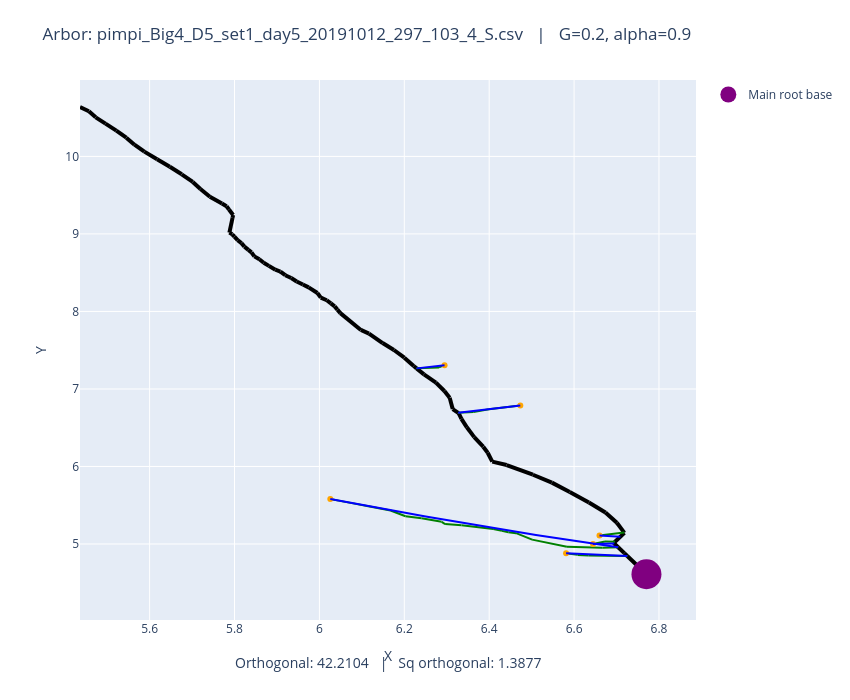

The notebook cell this image was saved under:
### Code cell
fname = "pimpi_Big4_D5_set1_day5_20191012_297_103_4_S.csv"
plot_arbors(fname, 0.2, 0.9)

### Figure 1 — Plotly figure (JSON) as saved in the notebook; plotly's stock layout.template omitted (floating-point values rounded to 4 significant figures)
{"data": [{"line": {"color": "black", "width": 4}, "mode": "lines", "showlegend": false, "type": "scatter", "x": [6.77, 6.725], "y": [4.61, 4.846]}, {"line": {"color": "black", "width": 4}, "mode": "lines", "showlegend": false, "type": "scatter", "x": [6.725, 6.718], "y": [4.846, 4.882]}, {"line": {"color": "black", "width": 4}, "mode": "lines", "showlegend": false, "type": "scatter", "x": [6.718, 6.704], "y": [4.882, 4.958]}, {"line": {"color": "black", "width": 4}, "mode": "lines", "showlegend": false, "type": "scatter", "x": [6.704, 6.693], "y": [4.958, 5.013]}, {"line": {"color": "black", "width": 4}, "mode": "lines", "showlegend": false, "type": "scatter", "x": [6.693, 6.696], "y": [5.013, 5.029]}, {"line": {"color": "black", "width": 4}, "mode": "lines", "showlegend": false, "type": "scatter", "x": [6.696, 6.719], "y": [5.029, 5.144]}, {"line": {"color": "black", "width": 4}, "mode": "lines", "showlegend": false, "type": "scatter", "x": [6.719, 6.718], "y": [5.144, 5.147]}, {"line": {"color": "black", "width": 4}, "mode": "lines", "showlegend": false, "type": "scatter", "x": [6.718, 6.701], "y": [5.147, 5.274]}, {"line": {"color": "black", "width": 4}, "mode": "lines", "showlegend": false, "type": "scatter", "x": [6.701, 6.674], "y": [5.274, 5.406]}, {"line": {"color": "black", "width": 4}, "mode": "lines", "showlegend": false, "type": "scatter", "x": [6.674, 6.635], "y": [5.406, 5.536]}, {"line": {"color": "black", "width": 4}, "mode": "lines", "showlegend": false, "type": "scatter", "x": [6.635, 6.59], "y": [5.536, 5.672]}, {"line": {"color": "black", "width": 4}, "mode": "lines", "showlegend": false, "type": "scatter", "x": [6.59, 6.548], "y": [5.672, 5.792]}, {"line": {"color": "black", "width": 4}, "mode": "lines", "showlegend": false, "type": "scatter", "x": [6.548, 6.503], "y": [5.792, 5.894]}, {"line": {"color": "black", "width": 4}, "mode": "lines", "showlegend": false, "type": "scatter", "x": [6.503, 6.441], "y": [5.894, 6.019]}, {"line": {"color": "black", "width": 4}, "mode": "lines", "showlegend": false, "type": "scatter", "x": [6.441, 6.407], "y": [6.019, 6.063]}, {"line": {"color": "black", "width": 4}, "mode": "lines", "showlegend": false, "type": "scatter", "x": [6.407, 6.396], "y": [6.063, 6.177]}, {"line": {"color": "black", "width": 4}, "mode": "lines", "showlegend": false, "type": "scatter", "x": [6.396, 6.386], "y": [6.177, 6.255]}, {"line": {"color": "black", "width": 4}, "mode": "lines", "showlegend": false, "type": "scatter", "x": [6.386, 6.365], "y": [6.255, 6.379]}, {"line": {"color": "black", "width": 4}, "mode": "lines", "showlegend": false, "type": "scatter", "x": [6.365, 6.347], "y": [6.379, 6.505]}, {"line": {"color": "black", "width": 4}, "mode": "lines", "showlegend": false, "type": "scatter", "x": [6.347, 6.335], "y": [6.505, 6.615]}, {"line": {"color": "black", "width": 4}, "mode": "lines", "showlegend": false, "type": "scatter", "x": [6.335, 6.328], "y": [6.615, 6.688]}, {"line": {"color": "black", "width": 4}, "mode": "lines", "showlegend": false, "type": "scatter", "x": [6.328, 6.327], "y": [6.688, 6.692]}, {"line": {"color": "black", "width": 4}, "mode": "lines", "showlegend": false, "type": "scatter", "x": [6.327, 6.314], "y": [6.692, 6.741]}, {"line": {"color": "black", "width": 4}, "mode": "lines", "showlegend": false, "type": "scatter", "x": [6.314, 6.307], "y": [6.741, 6.888]}, {"line": {"color": "black", "width": 4}, "mode": "lines", "showlegend": false, "type": "scatter", "x": [6.307, 6.294], "y": [6.888, 6.973]}, {"line": {"color": "black", "width": 4}, "mode": "lines", "showlegend": false, "type": "scatter", "x": [6.294, 6.275], "y": [6.973, 7.082]}, {"line": {"color": "black", "width": 4}, "mode": "lines", "showlegend": false, "type": "scatter", "x": [6.275, 6.246], "y": [7.082, 7.188]}, {"line": {"color": "black", "width": 4}, "mode": "lines", "showlegend": false, "type": "scatter", "x": [6.246, 6.229], "y": [7.188, 7.266]}, {"line": {"color": "black", "width": 4}, "mode": "lines", "showlegend": false, "type": "scatter", "x": [6.229, 6.222], "y": [7.266, 7.296]}, {"line": {"color": "black", "width": 4}, "mode": "lines", "showlegend": false, "type": "scatter", "x": [6.222, 6.2], "y": [7.296, 7.404]}, {"line": {"color": "black", "width": 4}, "mode": "lines", "showlegend": false, "type": "scatter", "x": [6.2, 6.176], "y": [7.404, 7.502]}, {"line": {"color": "black", "width": 4}, "mode": "lines", "showlegend": false, "type": "scatter", "x": [6.176, 6.149], "y": [7.502, 7.592]}, {"line": {"color": "black", "width": 4}, "mode": "lines", "showlegend": false, "type": "scatter", "x": [6.149, 6.117], "y": [7.592, 7.715]}, {"line": {"color": "black", "width": 4}, "mode": "lines", "showlegend": false, "type": "scatter", "x": [6.117, 6.098], "y": [7.715, 7.761]}, {"line": {"color": "black", "width": 4}, "mode": "lines", "showlegend": false, "type": "scatter", "x": [6.098, 6.049], "y": [7.761, 7.978]}, {"line": {"color": "black", "width": 4}, "mode": "lines", "showlegend": false, "type": "scatter", "x": [6.049, 6.042], "y": [7.978, 8.023]}, {"line": {"color": "black", "width": 4}, "mode": "lines", "showlegend": false, "type": "scatter", "x": [6.042, 6.036], "y": [8.023, 8.065]}, {"line": {"color": "black", "width": 4}, "mode": "lines", "showlegend": false, "type": "scatter", "x": [6.036, 6.027], "y": [8.065, 8.104]}, {"line": {"color": "black", "width": 4}, "mode": "lines", "showlegend": false, "type": "scatter", "x": [6.027, 6.017], "y": [8.104, 8.145]}, {"line": {"color": "black", "width": 4}, "mode": "lines", "showlegend": false, "type": "scatter", "x": [6.017, 6.003], "y": [8.145, 8.179]}, {"line": {"color": "black", "width": 4}, "mode": "lines", "showlegend": false, "type": "scatter", "x": [6.003, 5.995], "y": [8.179, 8.238]}, {"line": {"color": "black", "width": 4}, "mode": "lines", "showlegend": false, "type": "scatter", "x": [5.995, 5.975], "y": [8.238, 8.31]}, {"line": {"color": "black", "width": 4}, "mode": "lines", "showlegend": false, "type": "scatter", "x": [5.975, 5.961], "y": [8.31, 8.347]}, {"line": {"color": "black", "width": 4}, "mode": "lines", "showlegend": false, "type": "scatter", "x": [5.961, 5.946], "y": [8.347, 8.387]}, {"line": {"color": "black", "width": 4}, "mode": "lines", "showlegend": false, "type": "scatter", "x": [5.946, 5.934], "y": [8.387, 8.431]}, {"line": {"color": "black", "width": 4}, "mode": "lines", "showlegend": false, "type": "scatter", "x": [5.934, 5.92], "y": [8.431, 8.467]}, {"line": {"color": "black", "width": 4}, "mode": "lines", "showlegend": false, "type": "scatter", "x": [5.92, 5.908], "y": [8.467, 8.515]}, {"line": {"color": "black", "width": 4}, "mode": "lines", "showlegend": false, "type": "scatter", "x": [5.908, 5.896], "y": [8.515, 8.538]}, {"line": {"color": "black", "width": 4}, "mode": "lines", "showlegend": false, "type": "scatter", "x": [5.896, 5.881], "y": [8.538, 8.588]}, {"line": {"color": "black", "width": 4}, "mode": "lines", "showlegend": false, "type": "scatter", "x": [5.881, 5.869], "y": [8.588, 8.629]}, {"line": {"color": "black", "width": 4}, "mode": "lines", "showlegend": false, "type": "scatter", "x": [5.869, 5.859], "y": [8.629, 8.673]}, {"line": {"color": "black", "width": 4}, "mode": "lines", "showlegend": false, "type": "scatter", "x": [5.859, 5.847], "y": [8.673, 8.711]}, {"line": {"color": "black", "width": 4}, "mode": "lines", "showlegend": false, "type": "scatter", "x": [5.847, 5.84], "y": [8.711, 8.762]}, {"line": {"color": "black", "width": 4}, "mode": "lines", "showlegend": false, "type": "scatter", "x": [5.84, 5.833], "y": [8.762, 8.795]}, {"line": {"color": "black", "width": 4}, "mode": "lines", "showlegend": false, "type": "scatter", "x": [5.833, 5.823], "y": [8.795, 8.836]}, {"line": {"color": "black", "width": 4}, "mode": "lines", "showlegend": false, "type": "scatter", "x": [5.823, 5.816], "y": [8.836, 8.881]}, {"line": {"color": "black", "width": 4}, "mode": "lines", "showlegend": false, "type": "scatter", "x": [5.816, 5.807], "y": [8.881, 8.919]}, {"line": {"color": "black", "width": 4}, "mode": "lines", "showlegend": false, "type": "scatter", "x": [5.807, 5.8], "y": [8.919, 8.964]}, {"line": {"color": "black", "width": 4}, "mode": "lines", "showlegend": false, "type": "scatter", "x": [5.8, 5.795], "y": [8.964, 8.995]}, {"line": {"color": "black", "width": 4}, "mode": "lines", "showlegend": false, "type": "scatter", "x": [5.795, 5.788], "y": [8.995, 9.017]}, {"line": {"color": "black", "width": 4}, "mode": "lines", "showlegend": false, "type": "scatter", "x": [5.788, 5.795], "y": [9.017, 9.208]}, {"line": {"color": "black", "width": 4}, "mode": "lines", "showlegend": false, "type": "scatter", "x": [5.795, 5.797], "y": [9.208, 9.244]}, {"line": {"color": "black", "width": 4}, "mode": "lines", "showlegend": false, "type": "scatter", "x": [5.797, 5.787], "y": [9.244, 9.315]}, {"line": {"color": "black", "width": 4}, "mode": "lines", "showlegend": false, "type": "scatter", "x": [5.787, 5.781], "y": [9.315, 9.357]}, {"line": {"color": "black", "width": 4}, "mode": "lines", "showlegend": false, "type": "scatter", "x": [5.781, 5.77], "y": [9.357, 9.392]}, {"line": {"color": "black", "width": 4}, "mode": "lines", "showlegend": false, "type": "scatter", "x": [5.77, 5.742], "y": [9.392, 9.479]}, {"line": {"color": "black", "width": 4}, "mode": "lines", "showlegend": false, "type": "scatter", "x": [5.742, 5.72], "y": [9.479, 9.58]}, {"line": {"color": "black", "width": 4}, "mode": "lines", "showlegend": false, "type": "scatter", "x": [5.72, 5.702], "y": [9.58, 9.671]}, {"line": {"color": "black", "width": 4}, "mode": "lines", "showlegend": false, "type": "scatter", "x": [5.702, 5.676], "y": [9.671, 9.77]}, {"line": {"color": "black", "width": 4}, "mode": "lines", "showlegend": false, "type": "scatter", "x": [5.676, 5.648], "y": [9.77, 9.867]}, {"line": {"color": "black", "width": 4}, "mode": "lines", "showlegend": false, "type": "scatter", "x": [5.648, 5.618], "y": [9.867, 9.965]}, {"line": {"color": "black", "width": 4}, "mode": "lines", "showlegend": false, "type": "scatter", "x": [5.618, 5.588], "y": [9.965, 10.06]}, {"line": {"color": "black", "width": 4}, "mode": "lines", "showlegend": false, "type": "scatter", "x": [5.588, 5.564], "y": [10.06, 10.15]}, {"line": {"color": "black", "width": 4}, "mode": "lines", "showlegend": false, "type": "scatter", "x": [5.564, 5.545], "y": [10.15, 10.24]}, {"line": {"color": "black", "width": 4}, "mode": "lines", "showlegend": false, "type": "scatter", "x": [5.545, 5.522], "y": [10.24, 10.33]}, {"line": {"color": "black", "width": 4}, "mode": "lines", "showlegend": false, "type": "scatter", "x": [5.522, 5.496], "y": [10.33, 10.42]}, {"line": {"color": "black", "width": 4}, "mode": "lines", "showlegend": false, "type": "scatter", "x": [5.496, 5.473], "y": [10.42, 10.5]}, {"line": {"color": "black", "width": 4}, "mode": "lines", "showlegend": false, "type": "scatter", "x": [5.473, 5.457], "y": [10.5, 10.58]}, {"line": {"color": "black", "width": 4}, "mode": "lines", "showlegend": false, "type": "scatter", "x": [5.457, 5.436], "y": [10.58, 10.64]}, {"line": {"color": "green", "width": 2}, "mode": "lines", "showlegend": false, "type": "scatter", "x": [6.66, 6.717], "y": [5.109, 5.147]}, {"line": {"color": "green", "width": 2}, "mode": "lines", "showlegend": false, "type": "scatter", "x": [6.717, 6.718], "y": [5.147, 5.147]}, {"line": {"color": "green", "width": 2}, "mode": "lines", "showlegend": false, "type": "scatter", "x": [6.645, 6.673], "y": [5.001, 5.034]}, {"line": {"color": "green", "width": 2}, "mode": "lines", "showlegend": false, "type": "scatter", "x": [6.673, 6.696], "y": [5.034, 5.029]}, {"line": {"color": "green", "width": 2}, "mode": "lines", "showlegend": false, "type": "scatter", "x": [6.026, 6.045], "y": [5.581, 5.559]}, {"line": {"color": "green", "width": 2}, "mode": "lines", "showlegend": false, "type": "scatter", "x": [6.045, 6.08], "y": [5.559, 5.524]}, {"line": {"color": "green", "width": 2}, "mode": "lines", "showlegend": false, "type": "scatter", "x": [6.08, 6.115], "y": [5.524, 5.486]}, {"line": {"color": "green", "width": 2}, "mode": "lines", "showlegend": false, "type": "scatter", "x": [6.115, 6.168], "y": [5.486, 5.433]}, {"line": {"color": "green", "width": 2}, "mode": "lines", "showlegend": false, "type": "scatter", "x": [6.168, 6.203], "y": [5.433, 5.358]}, {"line": {"color": "green", "width": 2}, "mode": "lines", "showlegend": false, "type": "scatter", "x": [6.203, 6.241], "y": [5.358, 5.332]}, {"line": {"color": "green", "width": 2}, "mode": "lines", "showlegend": false, "type": "scatter", "x": [6.241, 6.288], "y": [5.332, 5.286]}, {"line": {"color": "green", "width": 2}, "mode": "lines", "showlegend": false, "type": "scatter", "x": [6.288, 6.296], "y": [5.286, 5.257]}, {"line": {"color": "green", "width": 2}, "mode": "lines", "showlegend": false, "type": "scatter", "x": [6.296, 6.335], "y": [5.257, 5.241]}, {"line": {"color": "green", "width": 2}, "mode": "lines", "showlegend": false, "type": "scatter", "x": [6.335, 6.41], "y": [5.241, 5.194]}, {"line": {"color": "green", "width": 2}, "mode": "lines", "showlegend": false, "type": "scatter", "x": [6.41, 6.43], "y": [5.194, 5.169]}, {"line": {"color": "green", "width": 2}, "mode": "lines", "showlegend": false, "type": "scatter", "x": [6.43, 6.445], "y": [5.169, 5.151]}, {"line": {"color": "green", "width": 2}, "mode": "lines", "showlegend": false, "type": "scatter", "x": [6.445, 6.463], "y": [5.151, 5.14]}, {"line": {"color": "green", "width": 2}, "mode": "lines", "showlegend": false, "type": "scatter", "x": [6.463, 6.501], "y": [5.14, 5.056]}, {"line": {"color": "green", "width": 2}, "mode": "lines", "showlegend": false, "type": "scatter", "x": [6.501, 6.583], "y": [5.056, 4.963]}, {"line": {"color": "green", "width": 2}, "mode": "lines", "showlegend": false, "type": "scatter", "x": [6.583, 6.667], "y": [4.963, 4.951]}, {"line": {"color": "green", "width": 2}, "mode": "lines", "showlegend": false, "type": "scatter", "x": [6.667, 6.704], "y": [4.951, 4.958]}, {"line": {"color": "green", "width": 2}, "mode": "lines", "showlegend": false, "type": "scatter", "x": [6.581, 6.608], "y": [4.88, 4.86]}, {"line": {"color": "green", "width": 2}, "mode": "lines", "showlegend": false, "type": "scatter", "x": [6.608, 6.634], "y": [4.86, 4.851]}, {"line": {"color": "green", "width": 2}, "mode": "lines", "showlegend": false, "type": "scatter", "x": [6.634, 6.72], "y": [4.851, 4.845]}, {"line": {"color": "green", "width": 2}, "mode": "lines", "showlegend": false, "type": "scatter", "x": [6.72, 6.725], "y": [4.845, 4.846]}, {"line": {"color": "green", "width": 2}, "mode": "lines", "showlegend": false, "type": "scatter", "x": [6.295, 6.282], "y": [7.307, 7.278]}, {"line": {"color": "green", "width": 2}, "mode": "lines", "showlegend": false, "type": "scatter", "x": [6.282, 6.229], "y": [7.278, 7.266]}, {"line": {"color": "green", "width": 2}, "mode": "lines", "showlegend": false, "type": "scatter", "x": [6.473, 6.399], "y": [6.788, 6.737]}, {"line": {"color": "green", "width": 2}, "mode": "lines", "showlegend": false, "type": "scatter", "x": [6.399, 6.363], "y": [6.737, 6.701]}, {"line": {"color": "green", "width": 2}, "mode": "lines", "showlegend": false, "type": "scatter", "x": [6.363, 6.327], "y": [6.701, 6.692]}, {"marker": {"color": "orange"}, "mode": "markers", "showlegend": false, "type": "scatter", "x": [6.66], "y": [5.109]}, {"marker": {"color": "orange"}, "mode": "markers", "showlegend": false, "type": "scatter", "x": [6.645], "y": [5.001]}, {"marker": {"color": "orange"}, "mode": "markers", "showlegend": false, "type": "scatter", "x": [6.026], "y": [5.581]}, {"marker": {"color": "orange"}, "mode": "markers", "showlegend": false, "type": "scatter", "x": [6.581], "y": [4.88]}, {"marker": {"color": "orange"}, "mode": "markers", "showlegend": false, "type": "scatter", "x": [6.295], "y": [7.307]}, {"marker": {"color": "orange"}, "mode": "markers", "showlegend": false, "type": "scatter", "x": [6.473], "y": [6.788]}, {"marker": {"color": "purple", "size": 30}, "mode": "markers", "name": "Main root base", "type": "scatter", "x": [6.77], "y": [4.61]}, {"line": {"color": "blue"}, "mode": "lines", "showlegend": false, "type": "scatter", "x": [6.66, 6.661, 6.662, 6.663, 6.664, 6.665, 6.666, 6.667, 6.668, 6.669, 6.67, 6.671, 6.672, 6.673, 6.674, 6.675, 6.676, 6.677, 6.678, 6.679, 6.68, 6.681, 6.682, 6.683, 6.684, 6.685, 6.686, 6.687, 6.688, 6.689, 6.69, 6.691, 6.692, 6.693, 6.694, 6.695, 6.696, 6.697, 6.698, 6.699, 6.7, 6.701, 6.702, 6.703, 6.704, 6.705, 6.706, 6.707, 6.708, 6.709], "y": [5.109, 5.109, 5.109, 5.108, 5.108, 5.108, 5.108, 5.107, 5.107, 5.107, 5.106, 5.106, 5.106, 5.105, 5.105, 5.105, 5.104, 5.104, 5.104, 5.104, 5.103, 5.103, 5.103, 5.102, 5.102, 5.102, 5.101, 5.101, 5.101, 5.101, 5.1, 5.1, 5.1, 5.099, 5.099, 5.099, 5.098, 5.098, 5.098, 5.098, 5.097, 5.097, 5.097, 5.096, 5.096, 5.096, 5.096, 5.095, 5.095, 5.095]}, {"line": {"color": "blue"}, "mode": "lines", "showlegend": false, "type": "scatter", "x": [6.645, 6.646, 6.647, 6.648, 6.649, 6.65, 6.651, 6.652, 6.653, 6.654, 6.655, 6.656, 6.657, 6.658, 6.659, 6.66, 6.661, 6.662, 6.663, 6.664, 6.665, 6.666, 6.667, 6.668, 6.669, 6.67, 6.671, 6.672, 6.673, 6.674, 6.675, 6.676, 6.677, 6.678, 6.679, 6.68, 6.681, 6.682, 6.683, 6.684, 6.686, 6.687, 6.688, 6.689, 6.69, 6.691, 6.692, 6.693, 6.694, 6.695], "y": [5.001, 5.001, 5.001, 5.001, 5.001, 5.001, 5.001, 5.001, 5.002, 5.002, 5.002, 5.002, 5.002, 5.002, 5.002, 5.002, 5.002, 5.002, 5.002, 5.003, 5.003, 5.003, 5.003, 5.003, 5.003, 5.003, 5.003, 5.003, 5.003, 5.003, 5.004, 5.004, 5.004, 5.004, 5.004, 5.004, 5.004, 5.004, 5.004, 5.004, 5.004, 5.005, 5.005, 5.005, 5.005, 5.005, 5.005, 5.005, 5.005, 5.005]}, {"line": {"color": "blue"}, "mode": "lines", "showlegend": false, "type": "scatter", "x": [6.026, 6.04, 6.053, 6.067, 6.081, 6.095, 6.109, 6.123, 6.136, 6.15, 6.164, 6.178, 6.192, 6.206, 6.219, 6.233, 6.247, 6.261, 6.275, 6.289, 6.302, 6.316, 6.33, 6.344, 6.358, 6.372, 6.386, 6.399, 6.413, 6.427, 6.441, 6.455, 6.469, 6.482, 6.496, 6.51, 6.524, 6.538, 6.552, 6.565, 6.579, 6.593, 6.607, 6.621, 6.635, 6.648, 6.662, 6.676, 6.69, 6.704], "y": [5.581, 5.567, 5.552, 5.538, 5.523, 5.509, 5.495, 5.481, 5.467, 5.453, 5.439, 5.425, 5.412, 5.398, 5.384, 5.371, 5.357, 5.344, 5.331, 5.318, 5.305, 5.292, 5.279, 5.266, 5.253, 5.24, 5.228, 5.215, 5.203, 5.19, 5.178, 5.166, 5.153, 5.141, 5.129, 5.117, 5.105, 5.094, 5.082, 5.07, 5.059, 5.047, 5.036, 5.024, 5.013, 5.002, 4.991, 4.98, 4.969, 4.958]}, {"line": {"color": "blue"}, "mode": "lines", "showlegend": false, "type": "scatter", "x": [6.581, 6.584, 6.587, 6.59, 6.593, 6.596, 6.599, 6.602, 6.605, 6.608, 6.611, 6.614, 6.616, 6.619, 6.622, 6.625, 6.628, 6.631, 6.634, 6.637, 6.64, 6.643, 6.646, 6.649, 6.652, 6.655, 6.658, 6.661, 6.664, 6.666, 6.669, 6.672, 6.675, 6.678, 6.681, 6.684, 6.687, 6.69, 6.693, 6.696, 6.699, 6.702, 6.705, 6.708, 6.711, 6.714, 6.716, 6.719, 6.722, 6.725], "y": [4.88, 4.879, 4.879, 4.878, 4.877, 4.876, 4.876, 4.875, 4.874, 4.873, 4.873, 4.872, 4.871, 4.87, 4.87, 4.869, 4.868, 4.867, 4.867, 4.866, 4.865, 4.864, 4.864, 4.863, 4.862, 4.862, 4.861, 4.86, 4.86, 4.859, 4.858, 4.857, 4.857, 4.856, 4.855, 4.855, 4.854, 4.853, 4.853, 4.852, 4.851, 4.851, 4.85, 4.85, 4.849, 4.848, 4.848, 4.847, 4.846, 4.846]}, {"line": {"color": "blue"}, "mode": "lines", "showlegend": false, "type": "scatter", "x": [6.229, 6.23, 6.232, 6.233, 6.234, 6.236, 6.237, 6.238, 6.24, 6.241, 6.242, 6.244, 6.245, 6.246, 6.248, 6.249, 6.25, 6.252, 6.253, 6.254, 6.256, 6.257, 6.258, 6.26, 6.261, 6.263, 6.264, 6.265, 6.267, 6.268, 6.269, 6.271, 6.272, 6.273, 6.275, 6.276, 6.277, 6.279, 6.28, 6.281, 6.283, 6.284, 6.285, 6.287, 6.288, 6.289, 6.291, 6.292, 6.293, 6.295], "y": [7.266, 7.266, 7.267, 7.268, 7.269, 7.27, 7.271, 7.271, 7.272, 7.273, 7.274, 7.275, 7.276, 7.277, 7.277, 7.278, 7.279, 7.28, 7.281, 7.282, 7.282, 7.283, 7.284, 7.285, 7.286, 7.287, 7.288, 7.288, 7.289, 7.29, 7.291, 7.292, 7.293, 7.294, 7.294, 7.295, 7.296, 7.297, 7.298, 7.299, 7.3, 7.3, 7.301, 7.302, 7.303, 7.304, 7.305, 7.306, 7.306, 7.307]}, {"line": {"color": "blue"}, "mode": "lines", "showlegend": false, "type": "scatter", "x": [6.327, 6.33, 6.333, 6.336, 6.339, 6.342, 6.345, 6.348, 6.351, 6.354, 6.357, 6.36, 6.363, 6.366, 6.369, 6.372, 6.375, 6.378, 6.381, 6.384, 6.387, 6.39, 6.393, 6.396, 6.399, 6.402, 6.405, 6.408, 6.411, 6.414, 6.417, 6.42, 6.423, 6.426, 6.429, 6.432, 6.435, 6.438, 6.441, 6.444, 6.446, 6.449, 6.452, 6.455, 6.458, 6.461, 6.464, 6.467, 6.47, 6.473], "y": [6.692, 6.694, 6.696, 6.697, 6.699, 6.701, 6.703, 6.705, 6.707, 6.709, 6.711, 6.713, 6.715, 6.717, 6.718, 6.72, 6.722, 6.724, 6.726, 6.728, 6.73, 6.732, 6.734, 6.736, 6.738, 6.74, 6.742, 6.744, 6.746, 6.748, 6.75, 6.752, 6.754, 6.756, 6.758, 6.76, 6.762, 6.764, 6.766, 6.768, 6.77, 6.772, 6.774, 6.776, 6.778, 6.78, 6.782, 6.784, 6.786, 6.788]}], "layout": {"annotations": [{"font": {"size": 14}, "showarrow": false, "text": "Orthogonal: 42.2104   |   Sq orthogonal: 1.3877", "x": 0.5, "xref": "paper", "y": -0.1, "yref": "paper"}], "height": 700, "margin": {"b": 80, "t": 80}, "title": {"text": "Arbor: pimpi_Big4_D5_set1_day5_20191012_297_103_4_S.csv   |   G=0.2, alpha=0.9"}, "width": 850, "xaxis": {"autorange": true, "range": [5.436, 6.888], "title": {"text": "X"}, "type": "linear"}, "yaxis": {"autorange": true, "range": [4.02, 10.99], "title": {"text": "Y"}, "type": "linear"}}}
